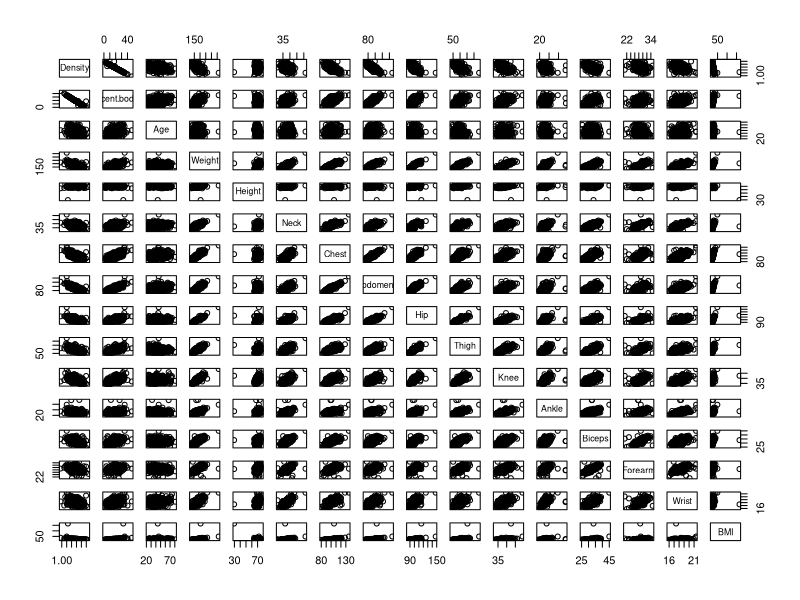
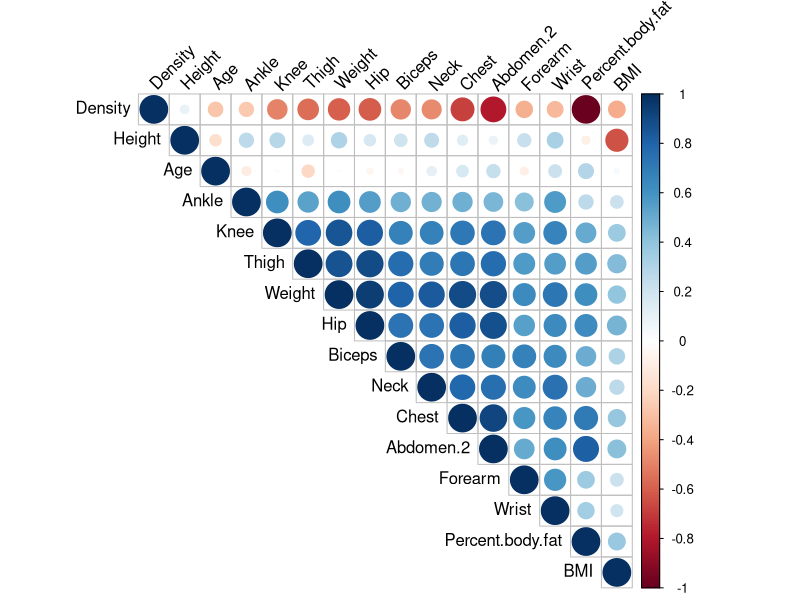
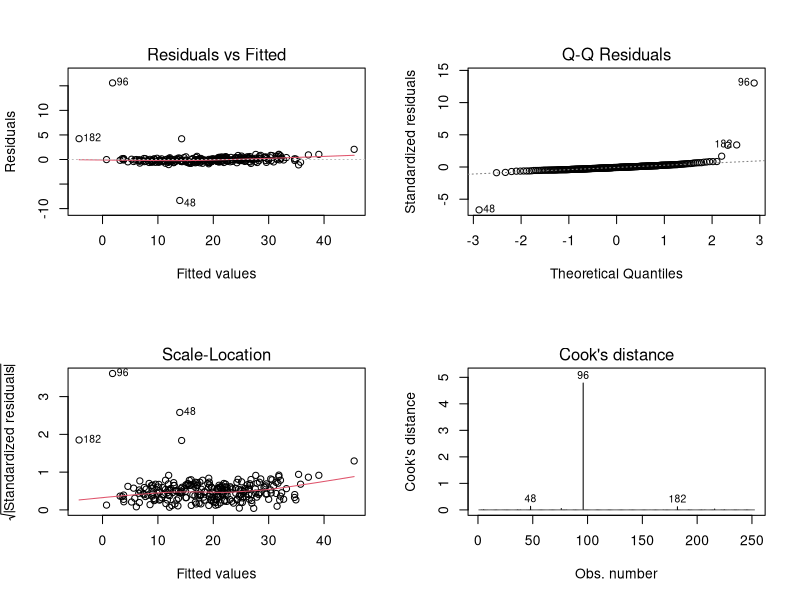

The R script that drew these images, in order:
# Učitavanje potrebnih paketa
if (!require("tidyverse")) install.packages("tidyverse")
if (!require("corrplot")) install.packages("corrplot")
if (!require("lmtest")) install.packages("lmtest")
if (!require("car")) install.packages("car")
library(tidyverse)
library(corrplot)
library(lmtest)
library(car)

# Učitavanje dataseta
data <- read.csv('data.csv', sep = ";", dec = ".", header = TRUE)

# Provjera strukture podataka
str(data)
head(data)

# Zamjena NA vrijednosti srednjim vrijednostima
data$`Weight`[is.na(data$`Weight`)] <- mean(data$`Weight`, na.rm = TRUE)
data$`Height`[is.na(data$`Height`)] <- mean(data$`Height`, na.rm = TRUE)

# a) Izračun BMI
data$BMI <- (data$`Weight` / (data$`Height`)^2) * 703

# b) Opisivanje varijabli
summary(data)

# b) Graficki prikaz
pairs(data)

# Izdvajanje samo numeričkih varijabli
numeric_data <- data[sapply(data, is.numeric)]

# c) Izračun matrice korelacija samo za numeričke varijable
cor_matrix <- cor(numeric_data, use = "pairwise.complete.obs")

# c) Prikaz matrice korelacija
print(cor_matrix)

# c) Grafički prikaz matrice korelacija
corrplot(cor_matrix, type = "upper", order = "hclust", 
         tl.col = "black", tl.srt = 45)

# d) Ispitivanje normalnosti samo za numeričke varijable
apply(numeric_data, 2, function(x) shapiro.test(x)$p.value)

# e) Formiranje nove varijable BMI_faktor
data$BMI_faktor <- cut(data$BMI, 
                       breaks = c(-Inf, 20, 25, 30, Inf), 
                       labels = c("Pothranjenost", "Idealna tezina", "Prekomjerna tjelesna masa", "Pretilost"))

# f) Lista varijabli za provođenje ANOVA
variables <- c("Percent.body.fat", "Neck", "Chest", "Abdomen.2", "Hip", "Thigh", "Knee", "Ankle", "Biceps", "Forearm", "Wrist")

# f) Provjera distribucije BMI faktora
table(data$BMI_faktor)

for (var in variables) {
  # Ispitivanje pretpostavaka za ANOVA
  print(paste("Testing for variable:", var))
  
  # Normalnost
  print(paste("Shapiro-Wilk test p-value for", var, ":", shapiro.test(data[[var]])$p.value))
  
  # Ako postoji više od jedne grupe u BMI faktoru za trenutnu varijablu
  if (length(unique(data[!is.na(data[[var]]) & !is.na(data$BMI_faktor),]$BMI_faktor)) > 1) {
    # Homogenost varijanci
    print(paste("Bartlett's test p-value for", var, ":", bartlett.test(data[[var]] ~ data$BMI_faktor)$p.value))
  }
  
  # Izvođenje ANOVA
  anova_result <- aov(data[[var]] ~ data$BMI_faktor, data = data)
  print(summary(anova_result))
  
  # Post-hoc test ako je ANOVA značajna
  if (summary(anova_result)[[1]][["Pr(>F)"]][1] < 0.05) {
    print(paste("ANOVA is significant for", var, ". Performing Tukey HSD test."))
    print(TukeyHSD(anova_result))
  }
}

# g) Linearna regresija
data$BMI_faktor <- as.factor(data$BMI_faktor)

# Definiranje modela regresije
model <- lm(`Percent.body.fat` ~ . - BMI, data = data)

# Prikaz rezultata modela regresije
summary(model)

# Izbor modela na temelju AIC
step_model <- step(model, direction = "both")
summary(step_model)

# Prikaz koeficijenata modela
coef(step_model)

# Dijagnostički grafovi
par(mfrow = c(2, 2)) # za prikaz više grafova na jednom prozoru
plot(step_model, which = 1:4) # Prikaz svih dijagnostičkih grafova

# Test normalnosti reziduala
shapiro.test(resid(step_model))

# Test homoskedastičnosti (pogledajte p-vrijednost)
bptest(step_model)

# Test autocorrelation (Durbin-Watson test)
dwtest(step_model)

# Multicollinearity test
vif(step_model) # Variance Inflation Factors
